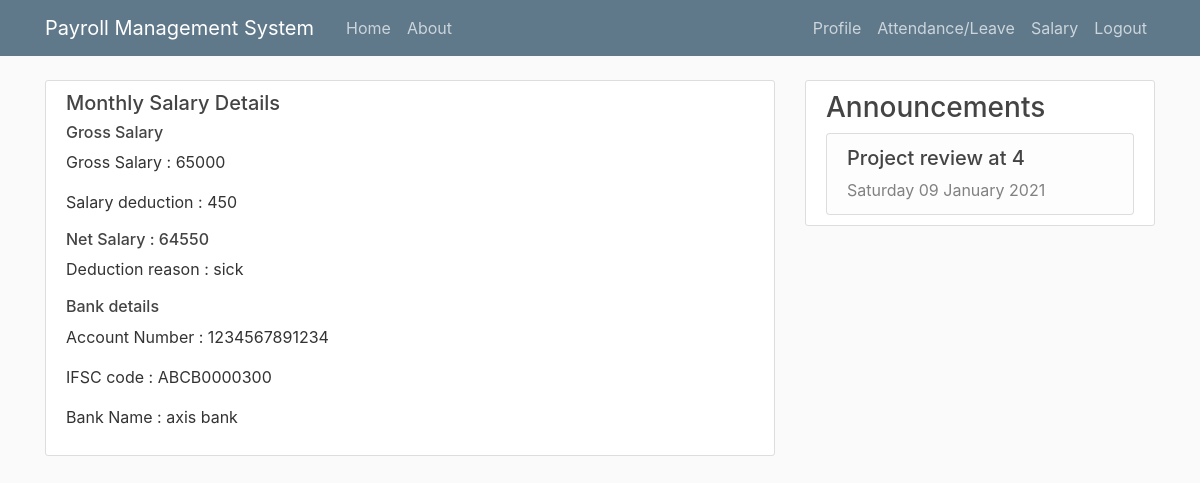
The page /salary/ (signed in) on the database its author committed.
### payroll/models.py (models this page shows, shortened)
class Salary_mgmt(models.Model):
    AC_No = models.CharField(max_length=200, primary_key=True, default = 'None')
    IFSC = models.CharField(max_length=200, default = 'None')
    Bank_name = models.CharField(max_length=200, default = 'None')
    Gross_Sal = models.IntegerField(default=0)
    Ded_amt = models.IntegerField(default=0)
    Desc = models.CharField(max_length=200, default = 'None')
    user = models.OneToOneField(User, on_delete=models.CASCADE)
    def netsalary(self): #stored procedure
        return self.Gross_Sal-self.Ded_amt

class announcements(models.Model):
    content = models.TextField()
    date_posted = models.DateTimeField(default=timezone.now)
    @property
    def getdate(self):
        date = self.date_posted
        return date.strftime('%A %d %B %Y')

### payroll/views.py (the view)
# urls.py: path('salary/', views.salary, name='salary'),
@login_required
def salary(request): #handles traffic from home page
    a = announcements.objects.all()
    emp = Employee_details.objects.filter(user=request.user).first()
    leave = Leave.objects.filter(user=emp.user).first()
    salary = Salary_mgmt.objects.filter(user=emp.user).first()
    print(request.user)
    context = {
        'announcements' : a,
        'name': emp.user.username,
        'email': emp.user.email,
        'gross_salary' : salary.Gross_Sal,
        'deduction' : salary.Ded_amt,
        'deduction_reason' : salary.Desc,
        'accountno' : salary.AC_No,
        'ifsc' : salary.IFSC,
        'bankname' : salary.Bank_name,
        'netsal' : salary.netsalary()
    }
    return render(request, 'payroll/salary.html', context)

### payroll/templates/payroll/salary.html
{% extends "payroll/base.html" %}
{% block content %}
    <article class="media content-section">
        <div class="media-body">
        <h5><a class="article-title" href="#">Monthly Salary Details </a></h5>
        <h6><a class="article-title" href="#">Gross Salary </a></h6>
        <p>Gross Salary : {{ gross_salary }}</p>
        <p>Salary deduction  : {{ deduction }}</p>
        <h6>Net Salary  : {{ netsal }}</h6>
        <p>Deduction reason  : {{ deduction_reason }}</p>
        <h6><a class="article-title" href="#">Bank details</a></h6>
        <p>Account Number : {{ accountno }}</p>
        <p>IFSC code : {{ ifsc }}</p>
        <p>Bank Name  : {{ bankname }}</p>
        </div>
    </article>
{% endblock content %}
{% block head %}
<div class="content-section">
  <h3 style="justify-content: center;">Announcements</h3>
  {% block anmts %}
  <ul class="list-group">
  {% for i in announcements %}
  <li class="list-group-item list-group-item-light">
    <div>
      <h5>{{i.content}}</h5>
      {{i.getdate}}
    </div>
  </li>
  {% endfor %}
</ul>
{% endblock anmts %}
</div>
{% endblock head %}

### payroll/static/payroll/main.css (style rules this page uses)
body { background: #fafafa; color: #333333; margin-top: 5rem; }
h1, h2, h3, h4, h5, h6 { color: #444444; }
ul { margin: 0; }
.content-section { background: #ffffff; padding: 10px 20px; border: 1px solid #dddddd; border-radius: 3px; margin-bottom: 20px; }
.article-title { color: #444444; }

### rows shown on the page
Salary_mgmt: Desc "sick", AC_No "1234567891234", IFSC "ABCB0000300", Bank_name "axis bank"
announcements: content "Project review at 4", getdate "Saturday 09 January 2021"

### other values the page prints
{{ gross_salary }} "65000"
{{ deduction }} "450"
{{ netsal }} "64550"
